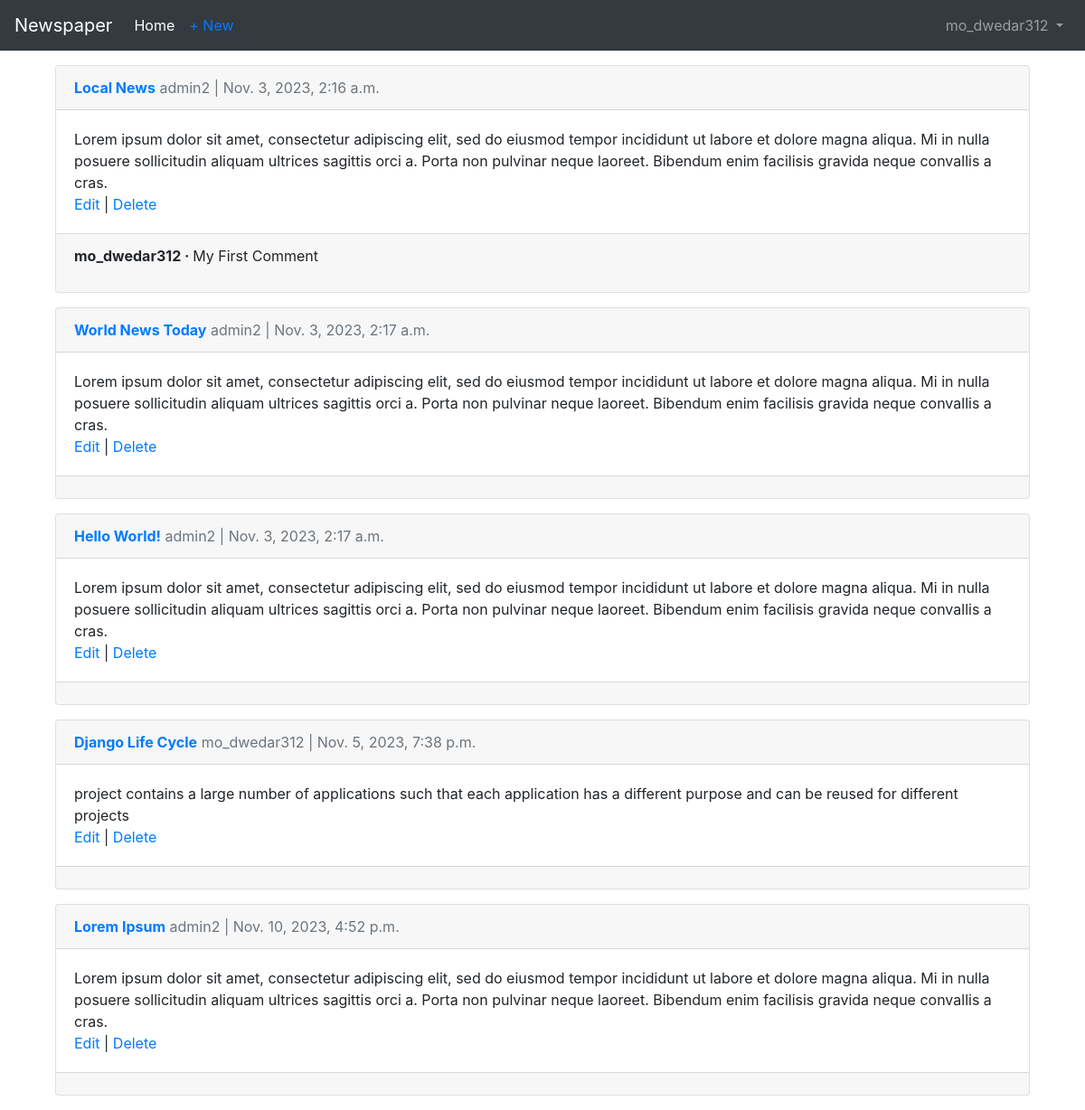
The page /articles/ (signed in) on the database its author committed.
### accounts/models.py (models this page shows)
class CustomUser(AbstractUser):
    age = models.PositiveBigIntegerField(null=True , blank=True)

### articles/models.py (models this page shows, shortened)
class Article(models.Model):
    title = models.CharField(max_length=255)
    body = models.TextField()
    date = models.DateTimeField(auto_now_add=True)
    author = models.ForeignKey(
        get_user_model(),
        on_delete=models.CASCADE,
    )

class Comment(models.Model):
    article = models.ForeignKey(
        Article,
        on_delete=models.CASCADE,
        related_name='comments',
    )
    comment = models.CharField(max_length=200)
    author = models.ForeignKey(
        get_user_model(),
        on_delete=models.CASCADE,
    )
    def __str__(self):
        return self.comment

### articles/views.py (the view)
# urls.py: path('' , ArticleListView.as_view() , name='article_list'),
class ArticleListView(LoginRequiredMixin,ListView):
    model = Article
    template_name = 'article_list.html'

### templates/article_list.html (shortened to what this page needs)
{% extends 'base.html' %}
{% block content %}
    {% for article in object_list %}
        <div class="card m-3">
            <div class="card-header">
                <span class="font-weight-bold"><a href="{% url 'article_detail' article.pk %}">{{article.title}}</a></span>
                <span class="text-muted">{{article.author}} | {{article.date}}</span>
            </div>
            <div class="card-body">
                {{article.body}}
                <br>
                <a href="{% url 'article_edit' article.pk %}">Edit</a> |
                <a href="{% url 'article_delete' article.pk %}">Delete</a>
            </div>
            <div class="card-footer">
                {% for comment in article.comments.all %}
                <p>
                    <span class="font-weight-bold">
                        {{comment.author}} &middot;
                    </span>
                    {{comment}}
                </p>
                {% endfor %}
            </div>
        </div>
    {% endfor %}
{% endblock content %}

### templates/base.html (shortened to what this page needs)
<!DOCTYPE html>
<html lang="en">
<head>
    <link rel="stylesheet" href="https://cdn.jsdelivr.net/npm/bootstrap@4.6.2/dist/css/bootstrap.min.css">
</head>
<body>
    <nav class="navbar navbar-expand-lg navbar-dark bg-dark">
        <a class="navbar-brand" href="{% url 'home' %}">Newspaper</a>
        {% if user.is_authenticated %}
        <ul class="navbar-nav mr-auto">
            <li class="nav-item active">
                <a class="nav-link" href="{% url 'home' %}">Home <span class="sr-only">(current)</span></a>
            </li>
            <li class="nav-item">
                <a href="{% url 'article_new' %}" class="nav-link text-primary">+ New</a>
            </li>
        </ul>
        {% endif %}
        <div class="collapse navbar-collapse" id="navbarSupportedContent">
            {% if user.is_authenticated %}
            <ul class="navbar-nav ml-auto">
                <li class="nav-item">
                    <a class="nav-link dropdown-toggle" href="#" id="navbarDropdown" role="button" data-toggle="dropdown" aria-haspopup="true" aria-expanded="false">
                        {{ user.username }}
                    </a>
                </li>
            </ul>
            {% else %}
            <form class="form-inline ml-auto">
                <a class="btn btn-outline-secondary" href="{% url 'login' %}">Log In</a>
                <a class="btn btn-primary ml-2" href="{% url 'signup' %}">Sign Up</a>
            </form>
            {% endif %}
        </div>
    </nav>
    <main>
        <div class="container">
            {% block content %}
            {% endblock content %}
        </div>
    </main>
</body>
</html>

### rows shown on the page
CustomUser: username "mo_dwedar312"
Article: title "Local News", author "admin2", date "Nov. 3, 2023, 2:16 a.m.", body "Lorem ipsum dolor sit amet, consectetur adipiscing elit, sed do eiusmod tempor incididunt ut labore et dolore magna aliqua. Mi in nulla posuere sollicitudin aliquam ultrices sagittis orci a. Porta non pulvinar neque laoreet. Bibendum enim facilisis gravida neque convallis a cras."
Comment: author "mo_dwedar312", comment "My First Comment"
Article: title "World News Today", author "admin2", date "Nov. 3, 2023, 2:17 a.m.", body "Lorem ipsum dolor sit amet, consectetur adipiscing elit, sed do eiusmod tempor incididunt ut labore et dolore magna aliqua. Mi in nulla posuere sollicitudin aliquam ultrices sagittis orci a. Porta non pulvinar neque laoreet. Bibendum enim facilisis gravida neque convallis a cras."
Article: title "Hello World!", author "admin2", date "Nov. 3, 2023, 2:17 a.m.", body "Lorem ipsum dolor sit amet, consectetur adipiscing elit, sed do eiusmod tempor incididunt ut labore et dolore magna aliqua. Mi in nulla posuere sollicitudin aliquam ultrices sagittis orci a. Porta non pulvinar neque laoreet. Bibendum enim facilisis gravida neque convallis a cras."
Article: title "Django Life Cycle", author "mo_dwedar312", date "Nov. 5, 2023, 7:38 p.m.", body "project contains a large number of applications such that each application has a different purpose and can be reused for different projects"
Article: title "Lorem Ipsum", author "admin2", date "Nov. 10, 2023, 4:52 p.m.", body "Lorem ipsum dolor sit amet, consectetur adipiscing elit, sed do eiusmod tempor incididunt ut labore et dolore magna aliqua. Mi in nulla posuere sollicitudin aliquam ultrices sagittis orci a. Porta non pulvinar neque laoreet. Bibendum enim facilisis gravida neque convallis a cras."
